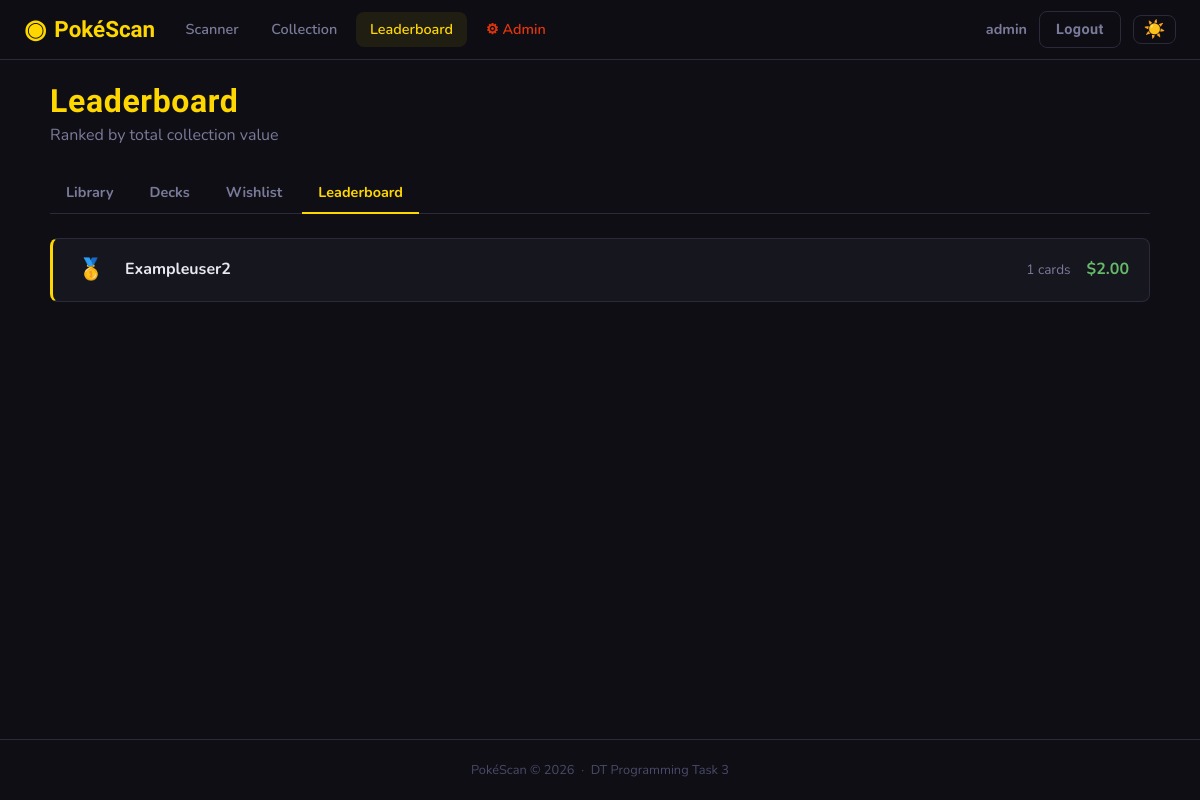
The app's page /collection/leaderboard (signed in), older data.
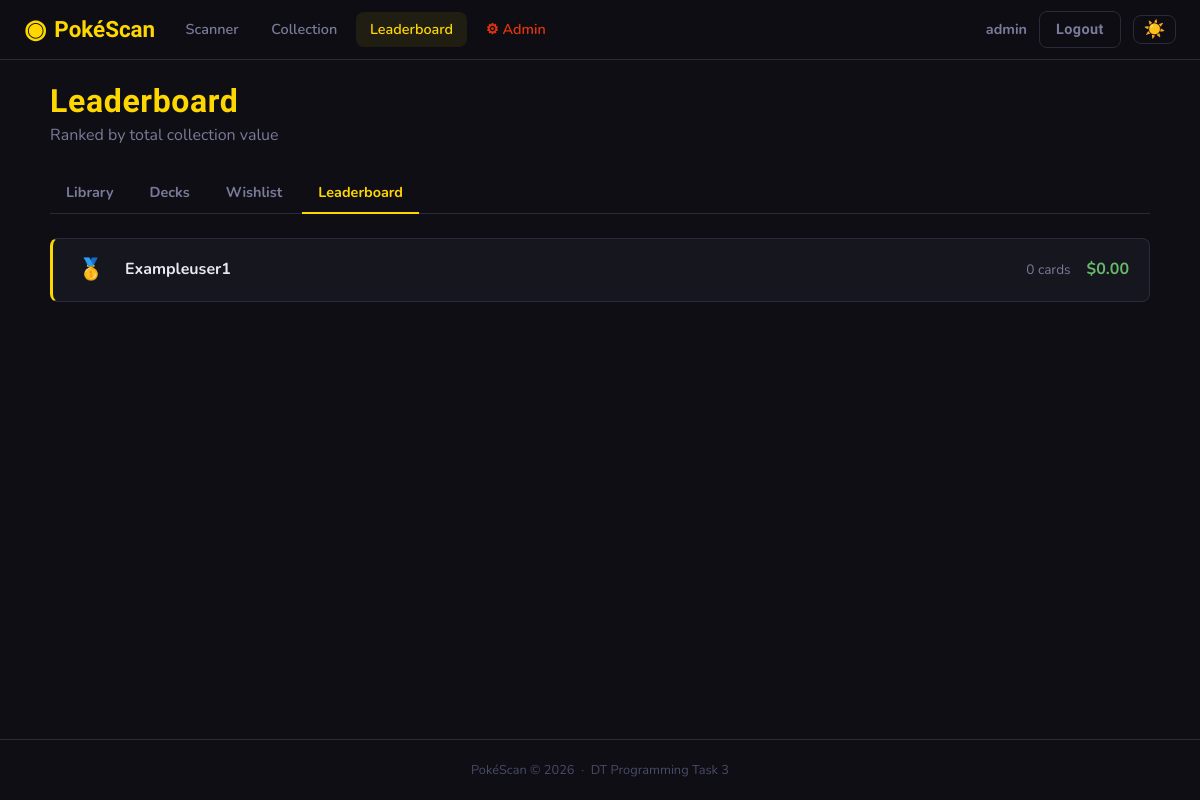
The same page, newer data.
### app/models.py (models this page shows, shortened)
class User(UserMixin, db.Model):
    __tablename__ = 'users'
    id         = db.Column(db.Integer, primary_key=True)
    username   = db.Column(db.String(80), unique=True, nullable=False)
    email      = db.Column(db.String(120), unique=True, nullable=False)
    password   = db.Column(db.String(256), nullable=False)
    role       = db.Column(db.String(20), nullable=False, default='user')
    created_at = db.Column(db.DateTime, default=datetime.utcnow)
    scans       = db.relationship('Scan',         backref='user', lazy=True, cascade='all, delete-orphan')
    decks       = db.relationship('Deck',         backref='user', lazy=True, cascade='all, delete-orphan')
    wishlist    = db.relationship('WishlistItem', backref='user', lazy=True, cascade='all, delete-orphan')
    @property
    def is_admin(self):
        return self.role == 'admin'
    @property
    def collection_value(self):
        scanned_card_ids = {s.card_id for s in self.scans}
        cards = Card.query.filter(Card.id.in_(scanned_card_ids)).all()
        return round(sum(c.market_value or 0 for c in cards), 2)
    @property
    def unique_card_count(self):
        return len({s.card_id for s in self.scans})

class Scan(db.Model):
    __tablename__ = 'scans'
    id          = db.Column(db.Integer, primary_key=True)
    user_id     = db.Column(db.Integer, db.ForeignKey('users.id'), nullable=False)
    card_id     = db.Column(db.Integer, db.ForeignKey('cards.id'), nullable=False)
    confidence  = db.Column(db.Float, nullable=False)
    scanned_at  = db.Column(db.DateTime, default=datetime.utcnow)

class Card(db.Model):
    __tablename__ = 'cards'
    id              = db.Column(db.Integer, primary_key=True)
    name            = db.Column(db.String(100), nullable=False)
    set_name        = db.Column(db.String(100), nullable=False)
    set_number      = db.Column(db.String(20))
    rarity          = db.Column(db.String(50))          # e.g. "Rare Holo", "Common"
    card_type       = db.Column(db.String(50))          # e.g. "Pokemon", "Trainer", "Energy"
    hp              = db.Column(db.Integer)
    pokemon_type    = db.Column(db.String(50))          # e.g. "Fire", "Water"
    description     = db.Column(db.Text)
    image_url       = db.Column(db.String(500))         # URL to card image
    market_value    = db.Column(db.Float, default=0.0)  # AUD value
    roboflow_class  = db.Column(db.String(100), unique=True, nullable=False)  # Matches Roboflow label exactly
    added_at        = db.Column(db.DateTime, default=datetime.utcnow)
    scans      = db.relationship('Scan',         backref='card', lazy=True)
    deck_cards = db.relationship('DeckCard',     backref='card', lazy=True, cascade='all, delete-orphan')
    wishlist   = db.relationship('WishlistItem', backref='card', lazy=True, cascade='all, delete-orphan')

### app/collection/routes.py (the view)
@collection_bp.route('/leaderboard')
@login_required
def leaderboard():
    users = User.query.filter_by(role='user').all()
    ranked = sorted(users, key=lambda u: u.collection_value, reverse=True)
    return render_template('collection/leaderboard.html', users=ranked)

### app/templates/collection/leaderboard.html (shortened to what this page needs)
{% extends "base.html" %}
{% block content %}
<div class="page-container">
    <div class="page-header">
        <div>
            <h1 class="page-title">Leaderboard</h1>
            <p class="page-subtitle">Ranked by total collection value</p>
        </div>
    </div>
    <div class="sub-nav">
        <a href="{{ url_for('collection.library') }}"     class="sub-link">Library</a>
        <a href="{{ url_for('collection.decks') }}"       class="sub-link">Decks</a>
        <a href="{{ url_for('collection.wishlist') }}"    class="sub-link">Wishlist</a>
        <a href="{{ url_for('collection.leaderboard') }}" class="sub-link active">Leaderboard</a>
    </div>
    <div class="leaderboard">
        {% for user in users %}
        <div class="lb-row {% if user.id == current_user.id %}lb-you{% endif %}
                           {% if loop.index == 1 %}lb-gold{% endif %}
                           {% if loop.index == 3 %}lb-bronze{% endif %}">
            <span class="lb-rank">
                {% if loop.index == 1 %}🥇
                {% elif loop.index == 2 %}🥈
                {% elif loop.index == 3 %}🥉
                {% else %}#{{ loop.index }}{% endif %}
            </span>
            <span class="lb-name">
                {{ user.username }}
            </span>
            <span class="lb-cards">{{ user.unique_card_count }} cards</span>
            <span class="lb-value">${{ "%.2f"|format(user.collection_value) }}</span>
        </div>
        {% else %}
        <div class="empty-state">
            <p>No trainers yet — be the first to scan!</p>
        </div>
        {% endfor %}
    </div>
</div>
{% endblock %}

Row changes from the older to the newer data that the page shows:
removed Scan: collection_value "2.00"
changed User: username "Exampleuser2" → "Exampleuser1"; unique_card_count "1" → "0"; collection_value (not shown) → "0.00"
